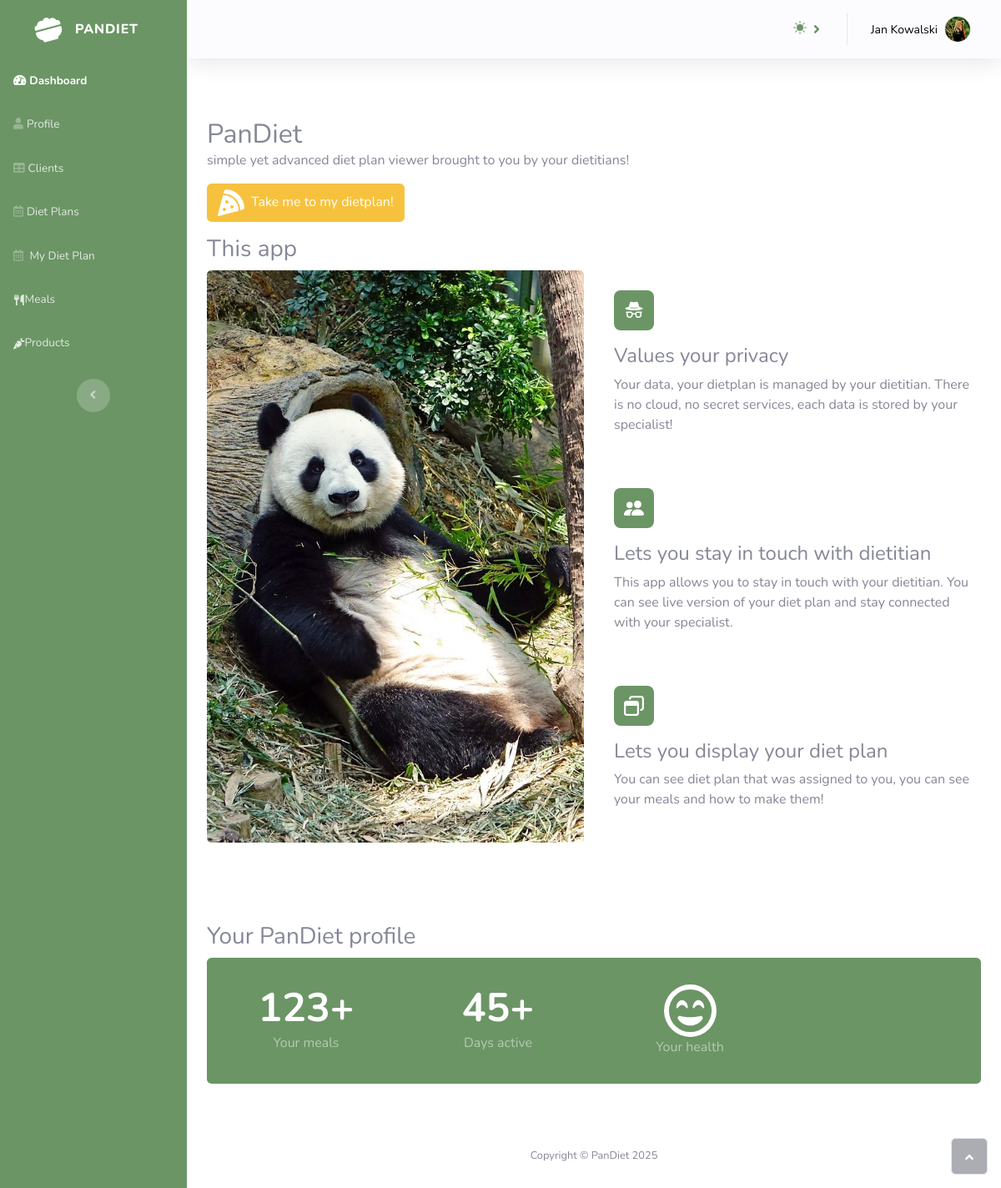
Page / (signed in) on the earlier database version.
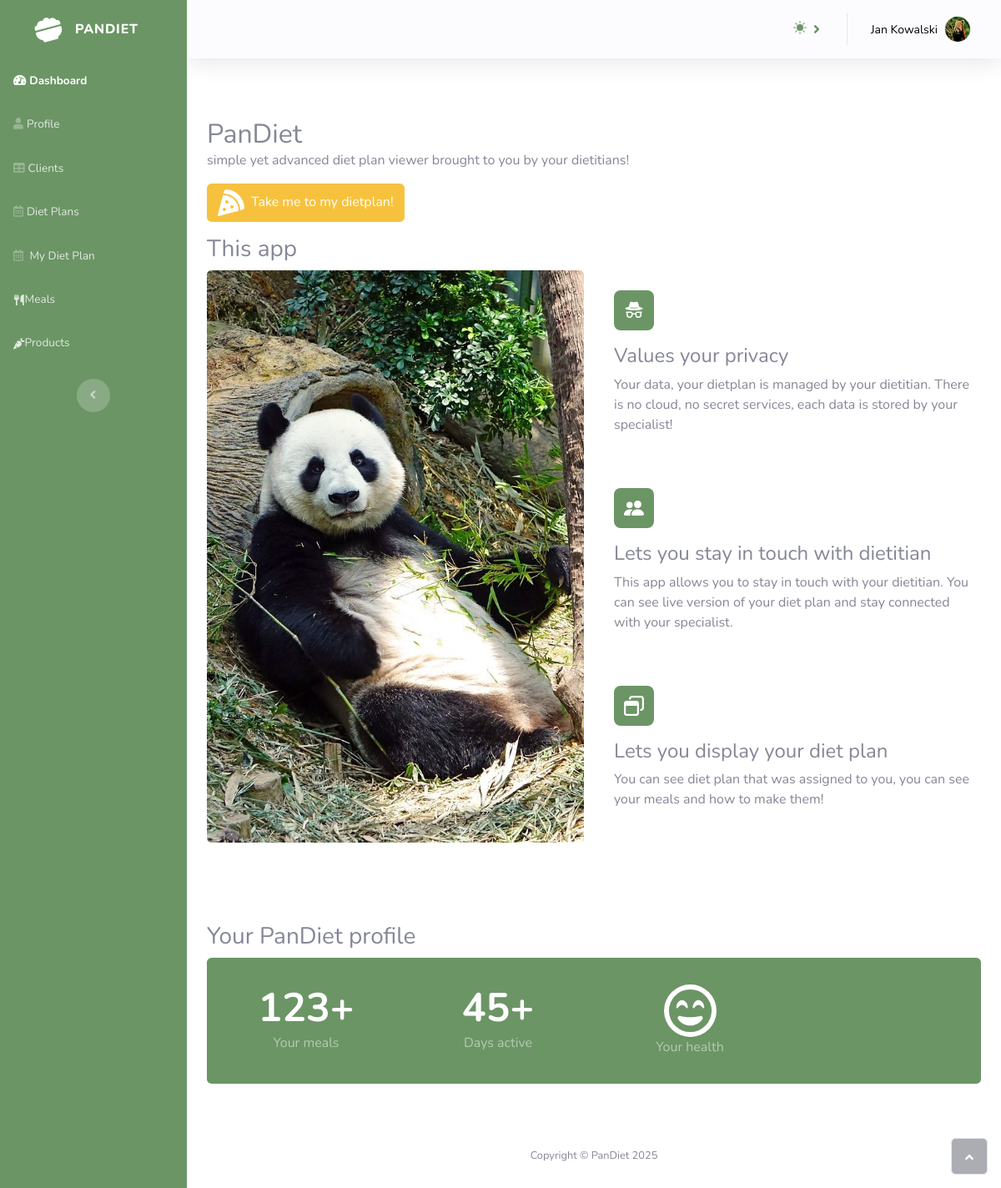
Same page on the later database version.
### users/models.py (models this page shows, shortened)
class User(AbstractBaseUser):
    ROLE_CHOICES = [
        ('client', 'Client'),
        ('dietitian', 'Dietitian'),
        ('admin', 'Admin'),
    ]
    username = models.CharField(max_length=30, unique=True)
    email = models.EmailField(unique=True)
    password = models.CharField(max_length=128)
    first_name = models.CharField(max_length=30)
    last_name = models.CharField(max_length=30)
    role = models.CharField(max_length=10, choices=ROLE_CHOICES, default='client')
    diet_plan = models.ForeignKey('diet_plan.DietPlan', on_delete=models.SET_NULL, null=True, blank=True)
    is_active = models.BooleanField(default=True)
    is_staff = models.BooleanField(default=False)
    is_superuser = models.BooleanField(default=False)
    USERNAME_FIELD = 'username'
    REQUIRED_FIELDS = ['role', 'email']  # Add 'email' here, since it's required for the user creation.
    objects = UserManager()

### common/views.py (the view)
# urls.py: path('', IndexView.as_view(), name='index'),
class IndexView(LoginRequiredMixin, TemplateView):
    login_url = reverse_lazy('login')
    def get_template_names(self):
        user_role = self.request.user.role
        if user_role in ['admin', 'dietitian']:
            return ['index.html']
        elif user_role == 'client':
            return ['index-client.html']
        else:
            return

### templates/index-client.html (shortened to what this page needs)
{% extends "base.html" %}
{% load static %}
{% block content %}
                <div class="container py-4 py-xl-5 pt-0">
                    <h2 class="mb-0">PanDiet</h2>
                    <p class="mt-0 mb-0">simple yet advanced diet plan viewer brought to you by your dietitians!</p>
                    <div class="row d-xxl-flex justify-content-xxl-start align-items-xxl-center">
                        <div class="col d-xxl-flex justify-content-xxl-start"><a class="btn btn-warning d-xxl-flex justify-content-xxl-center align-items-xxl-center mb-3 mt-3" role="button" style="color: rgb(255,255,255);" href="DietPlanDisplay.html">Take me to my dietplan!</a></div>
                    </div>
                    <h3>This app&nbsp;</h3>
                    <div class="row row-cols-1 row-cols-md-2">
                        <div class="col"><img class="rounded w-100 h-100 fit-cover" style="min-height: 300px;" src="assets/img/panda-eating2.jpg"></div>
                        <div class="col d-flex flex-column justify-content-center p-4">
                            <div class="text-center text-md-start d-flex flex-column align-items-center align-items-md-start mb-5">
                                <div class="bs-icon-md bs-icon-rounded bs-icon-primary d-flex flex-shrink-0 justify-content-center align-items-center d-inline-block mb-3 bs-icon md"></div>
                                <div>
                                    <h4>Values your privacy</h4>
                                    <p>Your data, your dietplan is managed by your dietitian. There is no cloud, no secret services, each data is stored by your specialist!</p>
                                </div>
                            </div>
                            <div class="text-center text-md-start d-flex flex-column align-items-center align-items-md-start mb-5">
                                <div class="bs-icon-md bs-icon-rounded bs-icon-primary d-flex flex-shrink-0 justify-content-center align-items-center d-inline-block mb-3 bs-icon md"></div>
                                <div>
                                    <h4>Lets you stay in touch with dietitian</h4>
                                    <p>This app allows you to stay in touch with your dietitian. You can see live version of your diet plan and stay connected with your specialist.</p>
                                </div>
                            </div>
                            <div class="text-center text-md-start d-flex flex-column align-items-center align-items-md-start">
                                <div class="bs-icon-md bs-icon-rounded bs-icon-primary d-flex flex-shrink-0 justify-content-center align-items-center d-inline-block mb-3 bs-icon md"></div>
                                <div>
                                    <h4>Lets you display your diet plan</h4>
                                    <p>You can see diet plan that was assigned to you, you can see your meals and how to make them!</p>
                                </div>
                            </div>
                        </div>
                    </div>
                </div>
                <div class="container py-4 py-xl-5">
                    <h3>Your PanDiet profile</h3>
                    <div class="text-center text-white-50 bg-primary border rounded border-0 p-3">
                        <div class="row row-cols-2 row-cols-md-4 text-center d-xxl-flex justify-content-xxl-center align-items-xxl-center">
                            <div class="col">
                                <div class="p-3">
                                    <h4 class="display-5 fw-bold text-white mb-0">123+</h4>
                                    <p class="mb-0">Your meals</p>
                                </div>
                            </div>
                            <div class="col">
                                <div class="p-3">
                                    <h4 class="display-5 fw-bold text-white mb-0">45+</h4>
                                    <p class="mb-0">Days active</p>
                                </div>
                            </div>
                            <div class="col">
                                <div class="p-3">
                                    <p class="mb-0">Your health</p>
                                </div>
                            </div>
                        </div>
                    </div>
                </div>
{% endblock %}

### templates/base.html (shortened to what this page needs)
{% load static %}
<!DOCTYPE html>
<html data-bs-theme="light" lang="en">
<head>
    <link rel="stylesheet" type="text/css" href="https://cdn.datatables.net/1.13.4/css/dataTables.bootstrap5.min.css"/>
    <link rel="stylesheet" href="{% static 'frontend/bootstrap/css/bootstrap.min.css' %}">
    <link rel="stylesheet" href="{% static 'frontend/css/Nunito.css' %}">
    <link rel="stylesheet" href="{% static 'frontend/fonts/fontawesome-all.min.css' %}">
    <link rel="stylesheet" href="{% static 'frontend/css/bs-theme-overrides.css' %}">
    <link rel="stylesheet" href="{% static 'frontend/css/animate.min.css' %}">
    <link rel="stylesheet" href="{% static 'frontend/css/Banner-Heading-Image-images.css' %}">
    <link rel="stylesheet" href="{% static 'frontend/css/Features-Image-icons.css' %}">
    <link rel="stylesheet" href="{% static 'frontend/css/untitled.css' %}">
    <link href="https://cdn.jsdelivr.net/npm/select2@4.1.0-rc.0/dist/css/select2.min.css" rel="stylesheet" />
</head>
<body id="page-top">
    <div id="wrapper">
        <nav class="navbar bg-primary align-items-start sidebar sidebar-dark accordion p-0 navbar-dark">
            <div class="container-fluid d-flex flex-column p-0"><a class="navbar-brand d-flex justify-content-center align-items-center sidebar-brand m-0" href="#">
                    <div class="sidebar-brand-icon rotate-n-15"></div>
                    <div class="sidebar-brand-text mx-3"><span>PanDiet</span></div>
                </a>
                <ul class="navbar-nav text-light" id="accordionSidebar">
                    <li class="nav-item"><a class="nav-link {% if request.path == '/' %}active{% endif %}" href="{% url 'index' %}"><i class="fas fa-tachometer-alt"></i><span>Dashboard</span></a></li>
                    <li class="nav-item"><a class="nav-link {% if request.path == '/profile' %}active{% endif %}" href="{% url 'profile' user.pk %}"><i class="fas fa-user"></i><span>Profile</span></a></li>
                    <li class="nav-item"><a class="nav-link {% if request.path == '/clients' %}active{% endif %}" href="{% url 'users_list' %}"><i class="fas fa-table"></i><span>Clients</span></a></li>
                    <li class="nav-item"><a class="nav-link {% if request.path == '/dietplans' %}active{% endif %}" href="{% url 'dietplans_list' %}"><i class="far fa-calendar-alt"></i>Diet Plans</a></li>
                    <li class="nav-item">{% if user.diet_plan %}<a class="nav-link {% if request.path == '/dietplan' %}active{% endif %}" href="{% url 'dietplan_detail' user.diet_plan.pk %}"><i class="far fa-calendar-alt"></i> My Diet Plan</a>{% else %}<a class="nav-link disabled" href="#" aria-disabled="true"><i class="far fa-calendar-alt"></i> My Diet Plan</a>{% endif %}
                    <li class="nav-item"><a class="nav-link " href="{% url 'meals_list' %}">
                        <span>Meals</span></a></li>
                    <li class="nav-item"><a class="nav-link " href="{% url 'products_list' %}">
                        <span>Products</span></a></li>
                </ul>
                <div class="text-center d-none d-md-inline"><button class="btn rounded-circle border-0" id="sidebarToggle" type="button"></button></div>
            </div>
        </nav>
        <div class="d-flex flex-column" id="content-wrapper" style="background: transparent;">
            <div id="content">
                <nav class="navbar navbar-expand shadow mb-4 topbar" style="background: var(--bs-light-bg-subtle);color: var(--bs-light);">
                    <div class="container-fluid"><button class="btn btn-link d-md-none rounded-circle me-3" id="sidebarToggleTop" type="button"></button>
                        <ul class="navbar-nav flex-nowrap ms-auto">
                            <li class="theme-switcher nav-item dropdown d-xxl-flex"><a class="dropdown-toggle nav-link" aria-expanded="false" data-bs-toggle="dropdown" href="#" style="border-color: var(--bs-primary);color: var(--bs-primary);"></a>
                            </li>
                            <li class="nav-item dropdown no-arrow">
                                <div class="nav-item dropdown no-arrow"><a class="dropdown-toggle nav-link" aria-expanded="false" data-bs-toggle="dropdown" href="#"><span class="text-body-emphasis d-none d-lg-inline me-2 small" style="color: var(--bs-secondary);">{{ user.first_name }} {{user.last_name}}</span><img class="border rounded-circle img-profile" src="{% static 'frontend/img/red-panda.jpg' %}"></a>
                                </div>
                            </li>
                        </ul>
                    </div>
                </nav>
                {% block content %}{% endblock %}
            </div>
            <footer class="bg-body sticky-footer">
                <div class="container my-auto">
                    <div class="text-center my-auto copyright"><span>Copyright © PanDiet 2025</span></div>
                </div>
            </footer>
        </div><a class="border rounded d-inline scroll-to-top" href="#page-top"><i class="fas fa-angle-up"></i></a>
    </div>
</body>
</html>

### static/frontend/css/bs-theme-overrides.css (style rules this page uses)
:root, [data-bs-theme=light] { --bs-primary: #6b9565; --bs-primary-rgb: 107,149,101; --bs-primary-text-emphasis: #2B3C28; --bs-primary-bg-subtle: #E1EAE0; --bs-primary-border-subtle: #C4D5C1; --bs-secondary-bg: #ffffff; --bs-secondary-bg-rgb: 255,255,255; --bs-tertiary-bg: #fafcf8; --bs-tertiary-bg-rgb: 250,252,248; }

### static/frontend/css/Banner-Heading-Image-images.css (style rules this page uses)
.fit-cover { object-fit: cover; }

Differences in the rows shown:
changed User "Jan": diet_plan_id 6 → empty (drawn)
